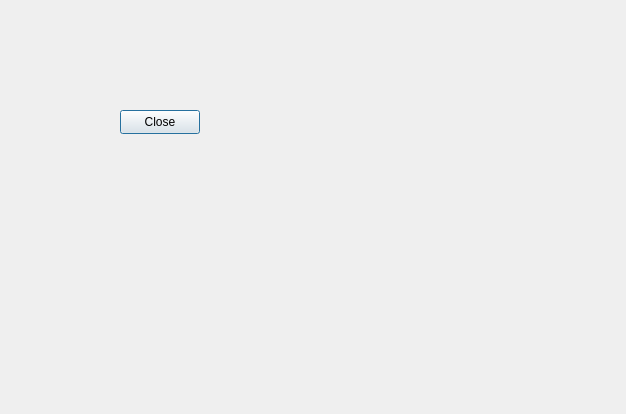
<?xml version="1.0" encoding="UTF-8"?>
<ui version="4.0">
 <class>AddNewPacket</class>
 <widget class="QDialog" name="AddNewPacket">
  <property name="geometry">
   <rect>
    <x>0</x>
    <y>0</y>
    <width>626</width>
    <height>414</height>
   </rect>
  </property>
  <property name="windowTitle">
   <string>Dialog</string>
  </property>
  <widget class="QPushButton" name="pbClose">
   <property name="geometry">
    <rect>
     <x>120</x>
     <y>110</y>
     <width>80</width>
     <height>24</height>
    </rect>
   </property>
   <property name="text">
    <string>Close</string>
   </property>
  </widget>
 </widget>
 <resources/>
 <connections/>
</ui>
